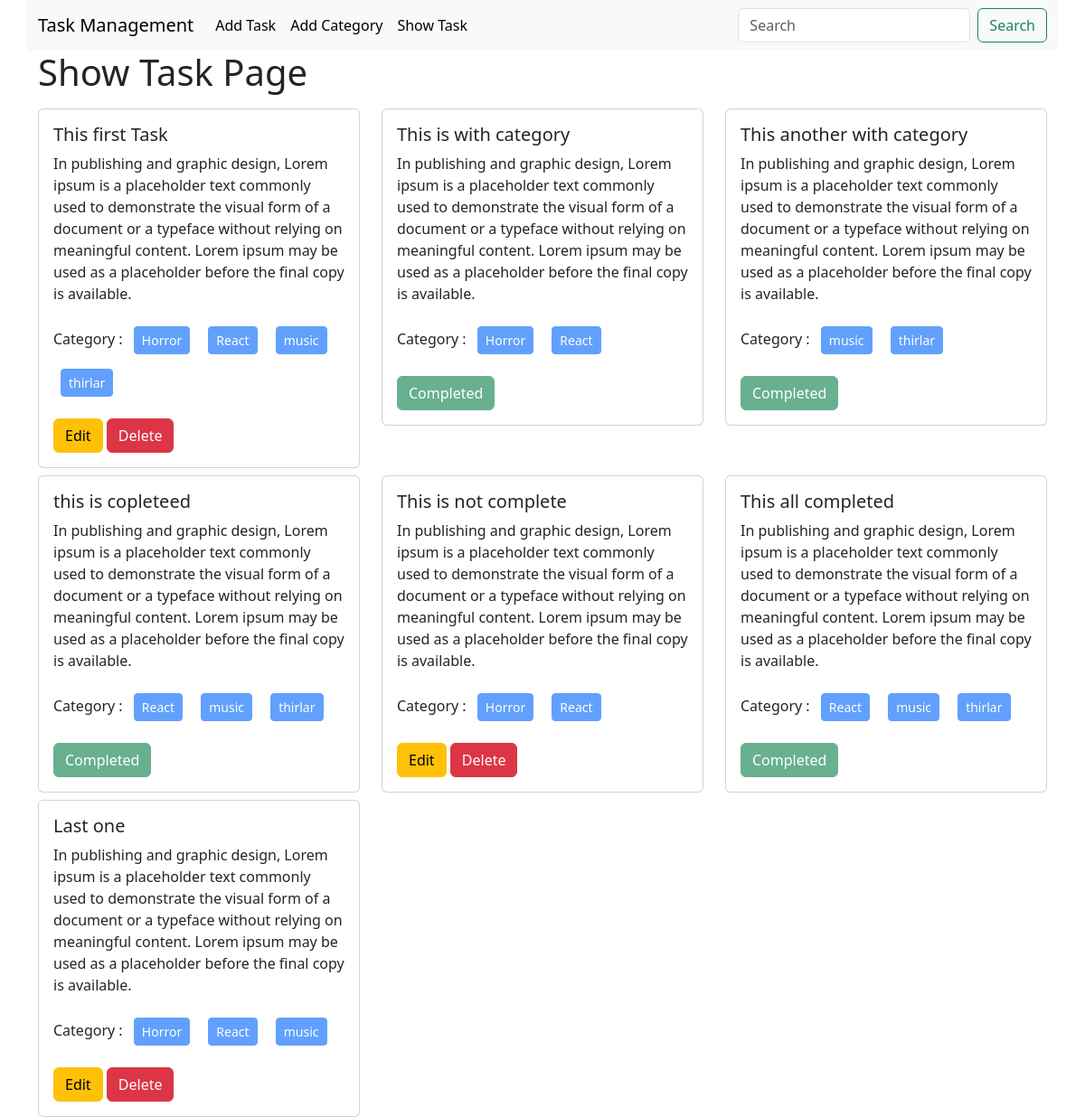
The page / on the database its author committed.
### Task/models.py (models this page shows, shortened)
class Task(models.Model):
    title = models.CharField(max_length = 150)
    description = models.TextField()
    is_complete = models.BooleanField(default = False)
    task_date = models.DateField()
    category = models.ManyToManyField(Category)

### Categories/models.py (models this page shows, shortened)
class Category(models.Model):
    name = models.CharField(max_length = 50)

### Task_Management_System/views.py (the view)
# urls.py: path("",views.show_task , name="show_task"),
def show_task(request):
    data = Task.objects.all()
    return render(request, 'show_task.html', {'data':data})

### templates/show_task.html
{% extends 'base.html' %}
{% block content %}
    <div class="container">
        <h1>Show Task Page</h1>
        <div class="row">
            {% for dt in data %}
            <div class="col-sm-4 mb-3 mb-sm-0 mt-2">
             <div class="card">
               <div class="card-body">
                 <h5 class="card-title">{{dt.title}}</h5>
                 <p class="card-text">{{dt.description}}</p>
                 <p>Category :
                    {% for cat in dt.category.all %}
                    <button class="btn btn-primary btn-sm m-2" disabled >{{cat.name}} </button>
                    {% endfor %}
                 </p>
                {% if dt.is_complete is True %}
                <button class="btn btn-success disabled">Completed</button>
                 {% else %}
                <a href="{% url 'edit_task' dt.id %}" class="btn btn-warning">Edit</a>
                <a href="{% url 'delete_task' dt.id %}" class="btn btn-danger">Delete</a>
                {% endif %}
               </div>
             </div>
           </div>
            {% endfor %}
           </div>
    </div>
{% endblock %}

### templates/base.html (shortened to what this page needs)
<!DOCTYPE html>
<html lang="en">
<head>
    <link href="https://cdn.jsdelivr.net/npm/bootstrap@5.3.2/dist/css/bootstrap.min.css" rel="stylesheet">
</head>
<body>
    <nav class="container navbar navbar-expand-lg bg-body-tertiary" bata-bs-theme = 'dark'>
        <div class="container-fluid">
          <a class="navbar-brand" href="#">Task Management</a>
          <div class="collapse navbar-collapse" id="navbarSupportedContent">
            <ul class="navbar-nav me-auto mb-2 mb-lg-0">
              <li class="nav-item">
                <a class="nav-link active" aria-current="page" href="{% url 'add_task' %}">Add Task</a>
              </li>
              <li class="nav-item">
                <a class="nav-link active" href="{% url 'add_category' %}">Add Category</a>
              </li>
              <li class="nav-item">
                <a class="nav-link active" href="{% url 'show_task' %}" >Show Task</a>
              </li>
            </ul>
            <form class="d-flex" role="search">
              <input class="form-control me-2" type="search" placeholder="Search" aria-label="Search">
              <button class="btn btn-outline-success" type="submit">Search</button>
            </form>
          </div>
        </div>
      </nav>
      {% block content %}
      {% endblock %}
</body>
</html>

### rows shown on the page
Task: title "This first Task", description "In publishing and graphic design, Lorem ipsum is a placeholder text commonly used to demonstrate the visual form of a document or a typeface without relying on meaningful content. Lorem ipsum may be used as a placeholder before the final copy is available.", is_complete "Edit"
Category: name "Horror"
Category: name "React"
Category: name "music"
Category: name "thirlar"
Task: title "This is with category", description "In publishing and graphic design, Lorem ipsum is a placeholder text commonly used to demonstrate the visual form of a document or a typeface without relying on meaningful content. Lorem ipsum may be used as a placeholder before the final copy is available.", is_complete "Completed"
Task: title "This another with category", description "In publishing and graphic design, Lorem ipsum is a placeholder text commonly used to demonstrate the visual form of a document or a typeface without relying on meaningful content. Lorem ipsum may be used as a placeholder before the final copy is available.", is_complete "Completed"
Task: title "this is copleteed", description "In publishing and graphic design, Lorem ipsum is a placeholder text commonly used to demonstrate the visual form of a document or a typeface without relying on meaningful content. Lorem ipsum may be used as a placeholder before the final copy is available.", is_complete "Completed"
Task: title "This is not complete", description "In publishing and graphic design, Lorem ipsum is a placeholder text commonly used to demonstrate the visual form of a document or a typeface without relying on meaningful content. Lorem ipsum may be used as a placeholder before the final copy is available.", is_complete "Edit"
Task: title "This all completed", description "In publishing and graphic design, Lorem ipsum is a placeholder text commonly used to demonstrate the visual form of a document or a typeface without relying on meaningful content. Lorem ipsum may be used as a placeholder before the final copy is available.", is_complete "Completed"
Task: title "Last one", description "In publishing and graphic design, Lorem ipsum is a placeholder text commonly used to demonstrate the visual form of a document or a typeface without relying on meaningful content. Lorem ipsum may be used as a placeholder before the final copy is available.", is_complete "Edit"
